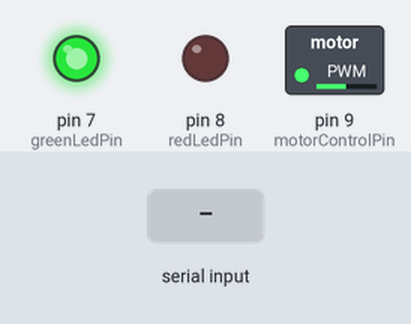
Simulated run of this sketch. Board: Arduino Uno, built with avr-gcc and run on an emulated ATmega328P. Shown: switched loads named in the sketch (green lamp = pin HIGH), output pins drawn as LEDs (lit = HIGH). Inputs (shaded band) come from the test bench. What the sketch prints to the serial monitor is not drawn.

Above: at 1.26 s.
1.3 s: "1" received over Serial
At 3.3 s:
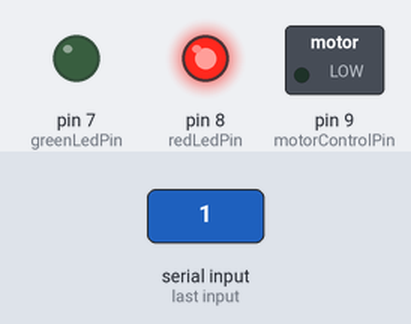
4.3 s: "0" received over Serial
At 7.07 s:
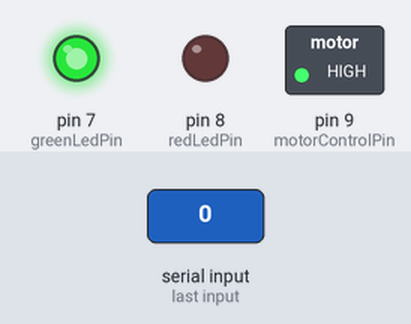
7.3 s: "1" received over Serial
At 7.46 s:
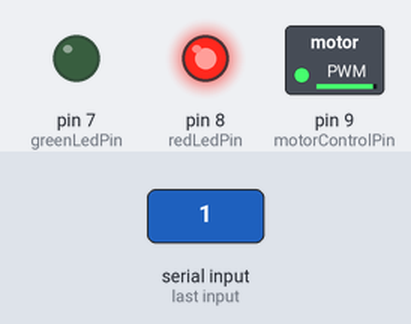
Timing chart, 0 to 11.4 s (numbered marks = the images above; inputs shaded):
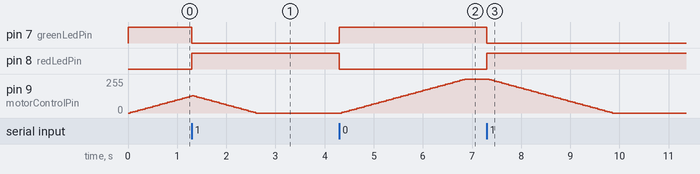

Measured:
- after the input at 1.3 s, pin 7 (greenLedPin): HIGH → LOW at once; pin 8 (redLedPin): LOW → HIGH at once
- after the input at 4.3 s, pin 7 (greenLedPin): LOW → HIGH at once; pin 8 (redLedPin): HIGH → LOW at once; pin 9 (motorControlPin): moves from 0/255 to 255/255 over 2.5 s, starting after 0.05 s
- after the input at 7.3 s, pin 7 (greenLedPin): HIGH → LOW at once; pin 8 (redLedPin): LOW → HIGH at once; pin 9 (motorControlPin): moves from 255/255 to 0/255 over 2.5 s, starting after 0.05 s

The sketch:

sketch_jun17a.ino
```cpp
const int greenLedPin = 7;       // LED verte
const int redLedPin = 8;         // LED rouge
const int buzzerPin = 10;        // Buzzer
const int motorControlPin = 9;   // Moteur (PWM)

int motorSpeed = 0;              // Vitesse actuelle du moteur (0-255)
bool accelerating = false;       // Accélération en cours
bool decelerating = false;       // Décélération en cours

unsigned long previousMillis = 0;
const long interval = 50;        // Intervalle d'accélération/décélération en ms
const int accelerationStep = 5;
const int decelerationStep = 5;

void setup() {
  pinMode(greenLedPin, OUTPUT);
  pinMode(redLedPin, OUTPUT);
  pinMode(motorControlPin, OUTPUT);

  Serial.begin(9600);
  Serial.println("🟢 Système prêt. Moteur en marche...");

  // État initial :
  digitalWrite(greenLedPin, HIGH);    // LED verte allumée
  digitalWrite(redLedPin, LOW);       // LED rouge éteinte

  // Pour le buzzer, teste avec LOW ou HIGH selon ton buzzer:
  digitalWrite(buzzerPin, LOW);       // Buzzer éteint (changer en HIGH si nécessaire)

  motorSpeed = 0;
  analogWrite(motorControlPin, motorSpeed); // Moteur à l'arrêt (0 vitesse)

  accelerating = true;   // Commencer à accélérer dès le départ
  decelerating = false;
  previousMillis = millis();
}

void loop() {
  unsigned long currentMillis = millis();

  // Gestion de la décélération progressive
  if (decelerating && currentMillis - previousMillis >= interval) {
    previousMillis = currentMillis;

    if (motorSpeed > 0) {
      motorSpeed -= decelerationStep;
      if (motorSpeed < 0) motorSpeed = 0;
      analogWrite(motorControlPin, motorSpeed);
      Serial.print("⏬ Décélération: vitesse = ");
      Serial.println(motorSpeed);
    } else {
      decelerating = false;
      Serial.println("🛑 Moteur arrêté");
    }
  }

  // Gestion de l'accélération progressive
  if (accelerating && currentMillis - previousMillis >= interval) {
    previousMillis = currentMillis;

    if (motorSpeed < 255) {
      motorSpeed += accelerationStep;
      if (motorSpeed > 255) motorSpeed = 255;
      analogWrite(motorControlPin, motorSpeed);
      Serial.print("⏫ Accélération: vitesse = ");
      Serial.println(motorSpeed);
    } else {
      accelerating = false;
      Serial.println("⚡ Moteur à pleine vitesse");
    }
  }

  // Lecture des commandes série
  if (Serial.available() > 0) {
    char receivedChar = Serial.read();

    if (receivedChar == '1') {
      // Yeux fermés → alerte → décélération
      digitalWrite(greenLedPin, LOW);
      digitalWrite(redLedPin, HIGH);
      digitalWrite(buzzerPin, HIGH);  // Activer le buzzer (alerte)

      decelerating = true;
      accelerating = false;
      previousMillis = currentMillis;

      Serial.println("⚠️ Yeux fermés : Alerte - Décélération en cours");

    } else if (receivedChar == '0') {
      // Yeux ouverts → normal → accélération
      digitalWrite(greenLedPin, HIGH);
      digitalWrite(redLedPin, LOW);
      digitalWrite(buzzerPin, LOW);   // Éteindre le buzzer

      accelerating = true;
      decelerating = false;
      previousMillis = currentMillis;

      Serial.println("✅ Yeux ouverts : Reprise normale - Accélération en cours");

    } else {
      Serial.println("❌ Commande inconnue. Envoyez '1' (yeux fermés) ou '0' (yeux ouverts)");
    }
  }
}
```
